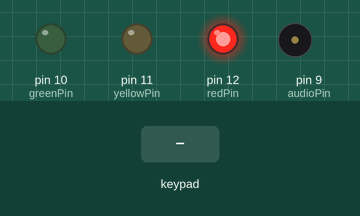
Simulated run of this sketch. Board: Arduino Uno, built with avr-gcc and run on an emulated ATmega328P. Parts: output pins drawn as LEDs (lit = HIGH), buzzer (waves = sounding). Dashed ring = blinking. Inputs (shaded band) come from the test bench.

Above: at 1.8 s.
1.9 s: key '#' pressed
At 2.15 s:
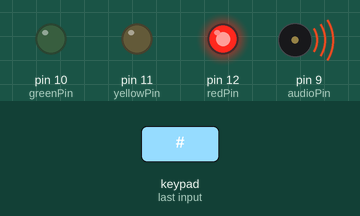
At 3.6 s:
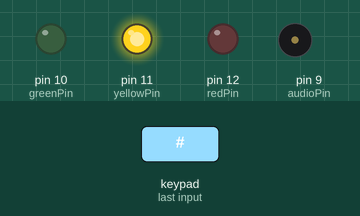
4.9 s: keypad keys 1 2 3 pressed 0.4 s apart
At 5.95 s:
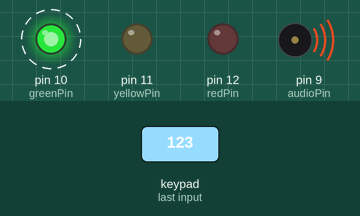
Timing chart, 0 to 13.9 s (numbered marks = the images above; inputs shaded):
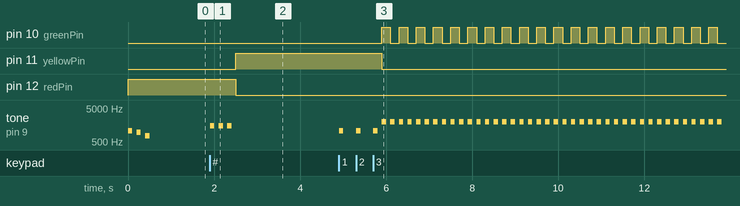

Measured:
- after the input at 1.9 s, pin 11 (yellowPin): LOW → HIGH after 0.61 s; pin 12 (redPin): HIGH → LOW after 0.61 s; tone on pin 9 (audioPin): alternates 1500 Hz for 0.10 s and silent for 0.10 s, 6 changes in all, then stays silent, starting at once
- after the input at 4.9 s, pin 10 (greenPin): alternates HIGH for 0.20 s and LOW for 0.20 s, starting after 1.0 s; pin 11 (yellowPin): HIGH → LOW after 1.0 s; tone on pin 9 (audioPin): plays 1080 Hz for 0.10 s, 1080 Hz for 0.10 s, 1080 Hz for 0.10 s, 2000 Hz for 0.10 s, 2000 Hz for 0.10 s, 2000 Hz for 0.10 s … (43 notes in this stretch), starting at once

The sketch:

Keypad2014.ino
```cpp
/*
Este projeto usa um keypad para receber uma senha e desbloquear uma entrada.
Esta entrada pode ser um relé, pode ser uma fechadura eletrônica.
Ao iniciar o projeto o led vermelho indica que a entrada está bloqueada.
Para entrar com a senha (3 dígitos) deve-se apertar a tecla #
Após isso o led amarelo acende e aguarda a entrada da senha.
Se a senha estiver errada o led volta a ficar vermelho bloqueando a entrada.
Se a senha estiver correta o led verde fica piscando indicando a liberação da entrada

www.fisicarduino.com
Autor: Marcelo Rocha
Data: 18-04-2014

*** Lembre-se de colocar a library Keypad na pasta arduino/libraries

*/

#include <Keypad.h> // library Keypad

int count = 0;
char pass [3] = {'1', '2', '3'}; // define a senha

const int greenPin = 10; // pino para o Led verde
const int yellowPin = 11; // pino para o Led amarelo
const int redPin = 12; // pino para o Led vermelho

const int audioPin = 9; // pino da saída de som, a ser ligado no buzzer
const int duration = 200; // pausa do bip sonoro

// configuração do keypad
const byte ROWS = 4; // Quatro linhas
const byte COLS = 3; // Três colunas

char keys[ROWS][COLS] = {
  {'1','2','3'},
  {'4','5','6'},
  {'7','8','9'},
  {'*','0','#'}
};

byte rowPins[ROWS] = {2, 3, 4, 5}; // conecte as saídas das linha do keypad
byte colPins[COLS] = {6, 7, 8}; // conecte as saídas das colunas do keypad

Keypad keypad = Keypad( makeKeymap(keys), rowPins, colPins, ROWS, COLS );

void setup(){
  pinMode(audioPin, OUTPUT); // configura os pinos digitas como saída
  pinMode(yellowPin, OUTPUT); //
  pinMode(redPin, OUTPUT); //
  pinMode(greenPin, OUTPUT); //
  key_init(); // inicializa o keypad
}

void loop(){
  char key = keypad.getKey(); // espera que uma tecla seja digitada
  if (key != NO_KEY)
  {
    if (key == '#') // se # então vai para o modo de entrada de senha
    {
      code_entry_init(); // rotina que acende o led amarelo
      int entrada = 0;
      while (count < 3 ) // espera até que seja digitado 3 caracteres
      {
        char key = keypad.getKey();
        if (key != NO_KEY)
        {
          entrada += 1;
          tone(audioPin, 1080, 100); // sinal sonoro de tecla digitada
          delay(duration);
          noTone(audioPin);
          if (key == pass[count]) count += 1; // verifica se a tecla digitada equivale ao um dígito da senha
          if ( count == 3 ) unlocked(); // se estiver correta, chama a rotina de desbloqueio
          if ((key == '#') || (entrada == 3)) // se # ou senha inválida, inicia tudo de novo
          {
            key_init();
            break;
          }
        }
      }
    }
  }
}

void key_init (){ // rotina de inicialização (Led vermelho)
  count = 0;
  digitalWrite(redPin, HIGH);
  digitalWrite(yellowPin, LOW);
  digitalWrite(greenPin, LOW);
  tone(audioPin, 1080, 100);
  delay(duration);
  noTone(audioPin);
  tone(audioPin, 980, 100);
  delay(duration);
  noTone(audioPin);
  tone(audioPin, 770, 100);
  delay(duration);
  noTone(audioPin);
}

void code_entry_init(){ // rotina de entrada de senha (Led amarelo)
  count = 0;
  tone(audioPin, 1500, 100);
  delay(duration);
  noTone(audioPin);
  tone(audioPin, 1500, 100);
  delay(duration);
  noTone(audioPin);
  tone(audioPin, 1500, 100);
  delay(duration);
  noTone(audioPin);
  digitalWrite(redPin, LOW);
  digitalWrite(yellowPin, HIGH);
  digitalWrite(greenPin, LOW);
}

void unlocked(){ // rotina de desbloqueio (Led verde)
  digitalWrite(redPin, LOW);
  digitalWrite(yellowPin, LOW);
  while ( true ){ // loop infinito, pressione o reset do arduino para reiniciar
    digitalWrite(greenPin, HIGH);
    tone(audioPin, 2000, 100);
    delay(duration);
    noTone(audioPin);
    digitalWrite(greenPin, LOW);
    tone(audioPin, 2000, 100);
    delay(duration);
    noTone(audioPin);
  }
}
```
